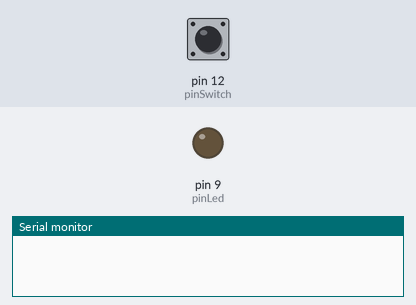
The sketch below on a simulated Arduino Uno, built with avr-gcc and run on an emulated ATmega328P. Shown: output pins drawn as LEDs (lit = HIGH), the last lines printed to the serial monitor. The inputs (shaded band) are chosen by the test bench; at power-on: pin 12 (pinSwitch) LOW.

Above: at 1.2 s.
1.3 s: pin 12 (pinSwitch) pulled HIGH for 0.15 s
At 1.37 s:
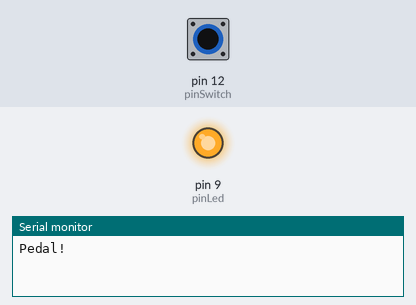
2.9 s: pin 12 (pinSwitch) pulled HIGH for 3.2 s
At 7.2 s:
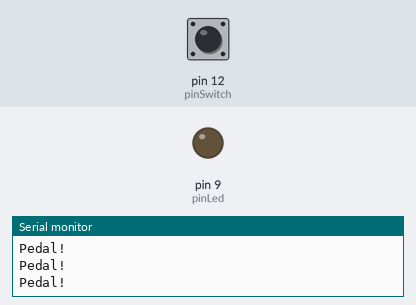
Timing chart, 0 to 8.7 s (numbered marks = the images above; inputs shaded):
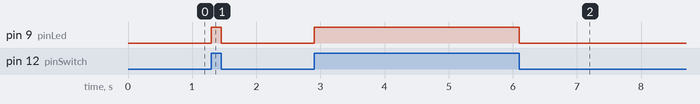

Measured:
- after the input at 1.3 s, pin 9 (pinLed): LOW → HIGH at once, → LOW 0.15 s later
- after the input at 2.9 s, pin 9 (pinLed): LOW → HIGH at once, → LOW 3.2 s later

The sketch:

one_mag_pedal.ino
```cpp
#define DEBOUNCE_TIME 400

const int pinSwitch = 12; //Pin Reed
const int pinLed = 9; //Pin LED
int StatoSwitch = 0;
int last_pedal;
unsigned long pedal_time;

void setup() {

  pinMode(pinLed, OUTPUT);

  pinMode(pinSwitch, INPUT);

  Serial.begin(9600);

  last_pedal = LOW;
  pedal_time = 0;

}

void loop() {
  StatoSwitch = digitalRead(pinSwitch);

  if (StatoSwitch == HIGH)
  {
    unsigned long diff = millis() - pedal_time;
    if (diff > DEBOUNCE_TIME)
    {
      Serial.println("Pedal!");
      pedal_time = millis();
    }
    digitalWrite(pinLed, HIGH);
    last_pedal = StatoSwitch;
  }
  else
  {
    digitalWrite(pinLed, LOW);
  }

}
```
